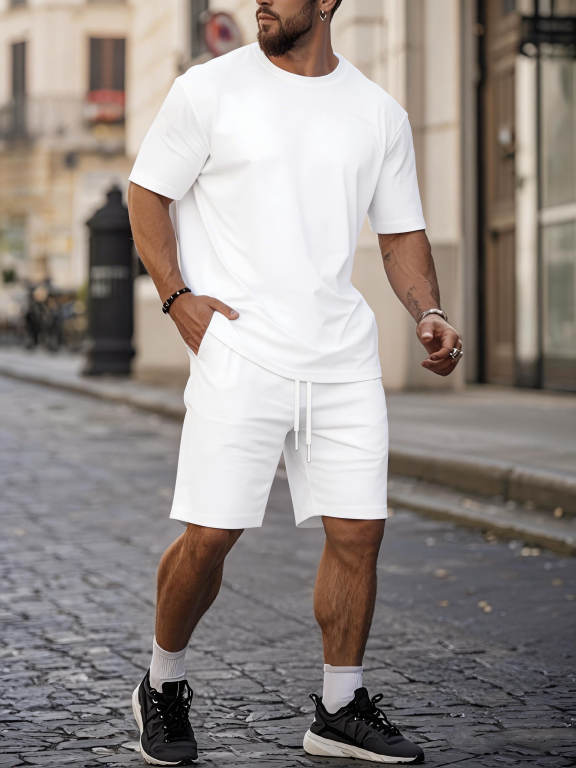
#> input picture uploads/9a0776e9828d4c61816ba0b6eb5018fd.png, 1728 x 2304 px, given in place of Pinterest (6).jpg, which was not available (shown at 1/3 size)
$ python v404_vorg_style.py
#> lines starting #> are read from the running program, lines starting #| are printed output that depends on the picture; after the words box and inside, x2 and y2 are one past the last pixel; in counts of white or black regions, pixels touching at a corner belong together; pictures that were not available may be replaced by others from this repository, and a replacement may not be noted
### image-fission/src/engine/comfy_client.py
"""
ComfyUI API 客户端：提交工作流、WebSocket 监听完成、下载产出图。
兼容 ComfyUI 的「API Format」(非 Save Format)，避免 node_errors。
"""
import io
import json
import uuid
import websocket
import requests
from urllib.parse import urlparse

from config import (COMFYUI_URL, COMFYUI_WS, COMFYUI_API_PROMPT,
                    COMFYUI_API_HISTORY, COMFYUI_API_VIEW)


class ComfyClient:
    def __init__(self, url: str = COMFYUI_URL, client_id: str = None):
        self.url = url
        self.client_id = client_id or str(uuid.uuid4())

    # ---- 提交工作流 ----
    def queue_prompt(self, prompt: dict) -> str:
        """prompt: 完整的 API-format 工作流 dict。返回 prompt_id。"""
        payload = {"prompt": prompt, "client_id": self.client_id}
        r = requests.post(self.url + "/prompt", json=payload, timeout=60)
        if r.status_code != 200:
            raise RuntimeError(f"提交工作流失败 {r.status_code}: {r.text}")
        return r.json()["prompt_id"]

    # ---- 历史（轮询兜底）----
    def get_history(self, prompt_id: str):
        r = requests.get(self.url + "/history", params={"prompt_id": prompt_id}, timeout=30)
        return r.json()

    # ---- 下载单张图 ----
    # [43 lines left out: functions get_image_bytes, wait_for_images, not called in this run]

    # ---- 高层：提交并轮询 history 等待完成，返回节点->图片bytes列表 ----
    def run(self, prompt: dict, timeout: int = 1800) -> dict:
        """
        提交工作流并等待完成，返回 {node_id: [bytes, ...]}。
        采用 /history 轮询（比 WS 时序更稳，避免错过 executed 事件）。
        """
        import time
        prompt_id = self.queue_prompt(prompt)
        deadline = time.time() + timeout
        while time.time() < deadline:
            try:
                h = requests.get(self.url + "/history",
                                 params={"prompt_id": prompt_id},
                                 timeout=30).json()
            except Exception:
                time.sleep(2)
                continue
            if prompt_id in h:
                entry = h[prompt_id]
                outputs = entry.get("outputs", {})
                # 仅当该 prompt 真正产出再返回（避免空壳）
                if outputs:
                    result = {}
                    for node_id, out in outputs.items():
                        imgs = out.get("images", [])
                        if imgs:
                            result[node_id] = [
                                self.get_image_bytes(
                                    im["filename"], im.get("subfolder", ""),
                                    im.get("type", "output"))
                                for im in imgs
                            ]
                    if result:
                        return result
            time.sleep(2)
        raise TimeoutError(f"prompt {prompt_id} 在 {timeout}s 内未完成")

    # ---- 高层(WS 备用)：提交并监听，返回节点->图片bytes列表 ----
    # [14 lines left out: function run_ws, not called in this run]

    # ---- 系统状态 ----
    def system_stats(self) -> dict:
        r = requests.get(self.url + "/system_stats", timeout=15)
        return r.json()


# [3 lines that do not run on import are left out]

### image-fission/src/v404_vorg_style.py
# -*- coding: utf-8 -*-
"""v404_vorg_style.py —— p6 标题「VORGRAVEN」按**原图 MRCHOSR 的字体风格**重做

用户第 26 轮口谕
----------------
「棕榈2和3，字体按照2 —— 一般根据原图字体风格设计，做相同风格的字体设计。」

含义：p6 词库选定 **#2 = VORGRAVEN**；但它的字标不能是现在这种"细高垂直针"
（n5 那版 war-metal 风），要**照原图 MRCHOSR 的风格重做**。

原图 MRCHOSR 风格实测（标题带 y154~1080）
----------------------------------------
  · 宽高比 ≈ 3.8（横向铺满、字身带矮）
  · 字身**粗壮宽体**，笔画实心白，内部有细黑缝
  · **长弯钩刀刃**从字母左右向外甩（两侧各一簇"翼刺"）
  · 上下有短尖刺，但**不是**贯穿全幅的高针
对比 n5(VORGRAVEN)：字身带宽高比 2.2、笔画细、中央一根通天高针 → 完全另一流派。

做法
----
1. txt2img（SDXL + Harrlogos_XL_v2）用**风格锁死**的 prompt 重出 VORGRAVEN，
   画布取**宽幅**（1536x672 / 1600x640），逼模型横向铺字而不是竖着长针；
   负提示压 "thin needle / very tall vertical letters / narrow"。
2. 另出**canny 引导**一档：把原图标题带当结构参考（低强度 0.10~0.14），
   只借它的"宽体+弯钩"气质，不锁字母轮廓。
3. 每张算风格指标（字身带宽高比 asp / 填充率 fill / 笔画宽 stroke），
   与 ORIG 对比，拼成对比图供肉眼挑。

用法：
    python src/v404_vorg_style.py            # 出全部候选
    python src/v404_vorg_style.py --sheet    # 只重建对比图
产出：jobs/v404_vorg/cand_*.png + S_风格对比.jpg
"""
from __future__ import annotations

import argparse
import io
import os
import sys
import time
from pathlib import Path

import numpy as np
from PIL import Image, ImageDraw

ROOT = Path(__file__).resolve().parent.parent
sys.path.insert(0, str(ROOT))
sys.path.insert(0, str(ROOT / "src"))
from engine.comfy_client import ComfyClient, COMFYUI_URL          # noqa: E402
import requests                                                   # noqa: E402
from scipy import ndimage as ndi                                  # noqa: E402

FONT = ROOT / "fonts" / "MetalMania-Regular.ttf"

OUT = ROOT / "jobs" / "v404_vorg"
OUT.mkdir(parents=True, exist_ok=True)

CKPT = "sd_xl_base_1.0.safetensors"
LORA = "Harrlogos_XL_v2.safetensors"
CN = "controlnet-canny-sdxl-1.0.fp16.safetensors"
ORIG = Path("E:/Desktop/图裂变测试图/Pinterest (6).jpg")

WORD = "VORGRAVEN"

# ── 原图风格参考（标题带）─────────────────────────────────────────────────
REF_BOX = (0, 130, 3543, 1100)          # 原图字母带（含两侧翼刺）

# ── 风格锁：把 MRCHOSR 的特征写成 prompt ──────────────────────────────────
# ⚠️ 关键：**不要靠画布比例去逼"宽"**（宽画布必拼错，见 CANDS_R1 结论）。
#    改为在 1024² 里用 prompt 要求"横向铺开的扁宽构图" —— 模型会把字标画成
#    宽墨迹块 + 上下留黑边，字标 ink bbox 自然变宽，且拼写不崩。
STYLE = ("bold fat wide letterforms, thick heavy chunky letters, "
         "letters stretched wide across the frame forming a very wide flat horizontal logo, "
         "long curved thorny blades sweeping outward from the letters, "
         "hooked curved wing spikes clustered at the left and right ends, "
         "short spikes above and below, solid white letters with thin black slits, "
         "symmetrical death metal band logo")

NEG = ("tall letters, vertical layout, narrow tall composition, one huge central spike going up, "
       "thin needle spikes, spindly hairline spikes, stretched vertical letters, "
       "plain flat font, uniform plain letters, sans-serif, boring plain typeface, no spikes, "
       "clean smooth letterforms, gray background, grey background, gradient background, "
       "misspelled letters, wrong spelling, garbled text, scrambled letters, two words, split word, "
       "sparse, thin hairlines, small letters, tiny text, faint, "
       "bird, animal, skull, illustration, drawing, figure, character, photo, 3d render, color, "
       "frame, border, repeated text, duplicated letters, stacked text, "
       "extra letters, watermark, cluttered, blurry")

# ── 候选：(tag, 画布W, 画布H, seed, cn_strength)  cn=None 走纯 txt2img ─────
# 第 1 轮（宽画布 1536x640 / 1600x640 / 1344x768）：**风格对了但拼写全崩**
#   （9 字母长词在 ≥2:1 画布上必被拼错 —— 🔴14 已记过这条）。结论：宽画布不能用。
CANDS_R1 = [
    ("A_w1536_s770",  1536, 640, 770315, None),
    ("B_w1536_s888",  1536, 640,   888, None),
    ("C_w1600_s4242", 1600, 640,  4242, None),
    ("D_w1344_s770",  1344, 768, 770315, None),
    ("E_cn10_s770",   1536, 640, 770315, 0.10),
    ("F_cn14_s888",   1536, 640,   888, 0.14),
    ("G_cn10_s2024",  1600, 640,  2024, 0.10),
    ("H_w1536_s6161", 1536, 640,  6161, None),
]

# 第 2 轮：**保住拼写**优先 —— 回到 1024²（n1~n6 拼写正常的画布）+ 少量 1344x768；
# 风格靠 prompt 逼（宽体 / 弯钩 / 两侧翼刺），不靠画布横向拉伸；cfg 提到 7.0 帮拼写。
CANDS_R2 = [
    ("R2a_sq_s770",   1024, 1024, 770315, None),
    ("R2b_sq_s888",   1024, 1024,    888, None),
    ("R2c_sq_s4242",  1024, 1024,   4242, None),
    ("R2d_sq_s2024",  1024, 1024,   2024, None),
    ("R2e_sq_s6161",  1024, 1024,   6161, None),
    ("R2f_sq_s1349",  1024, 1024,   1349, None),
    ("R2g_w_s770",    1344,  768, 770315, None),
    ("R2h_w_s888",    1344,  768,    888, None),
]

# 第 6 轮：第 5 轮最优参数（cn .50 / end .55 / lora 1.25~1.3）+ **两端大弯钩刀刃**强调。
#   第 5 轮已长出尖刺（R5b/R5g），但缺原图那种"两端甩出去的大弯钩"。本轮靠 prompt 补。
CANDS_R6 = [
    ("R6a_l130_e55_s888",  1792, 640,   888, 0.50, "font", 0.55, 1.30),
    ("R6b_l130_e55_s3571", 1792, 640,  3571, 0.50, "font", 0.55, 1.30),
    ("R6c_l135_e50_s4242", 1792, 640,  4242, 0.50, "font", 0.50, 1.35),
    ("R6d_l135_e50_s770",  1792, 640, 770315, 0.50, "font", 0.50, 1.35),
    ("R6e_l130_e55_s6161", 1536, 512,  6161, 0.50, "font", 0.55, 1.30),
    ("R6f_l135_e50_s2024", 2048, 704,  2024, 0.50, "font", 0.50, 1.35),
]

CANDS = CANDS_R1

# 第 3 轮：**加黑边把原图字带塞进画布中央**当 canny 结构参考。
#   思路：宽画布拼写崩 / 方画布构图不宽 —— 那就用"方/近方画布 + 居中一条扁宽参考"
#   逼模型在画布中间画一条横向扁宽字标（字够大能拼对，构图又是宽的）。
#   结果：R3e asp=4.74 / R3h asp=3.86 **构图对上了，但拼写全掉字母** ——
#   说明 LoRA 在"大体量尖刺"下守不住 9 字母。
CANDS_R3 = [
    ("R3a_sq26_c10_s770",  1344, 1024,  770315, 0.10, 0.26),
    ("R3b_sq26_c10_s888",  1344, 1024,     888, 0.10, 0.26),
    ("R3c_sq34_c12_s4242", 1344, 1024,    4242, 0.12, 0.34),
    ("R3d_sq34_c12_s2024", 1344, 1024,    2024, 0.12, 0.34),
    ("R3e_w26_c10_s6161",  1536,  768,    6161, 0.10, 0.26),
    ("R3f_w26_c12_s1349",  1536,  768,    1349, 0.12, 0.26),
    ("R3g_w34_c10_s3571",  1536,  768,    3571, 0.10, 0.34),
    ("R3h_w30_c14_s9111",  1536,  768,    9111, 0.14, 0.30),
]

# 第 4 轮：**用金属字体排版骨架锁拼写**（PIL + MetalMania 渲染 VORGRAVEN 当 canny 骨架）。
#   结果：**拼写 100% 对**（骨架生效），但 cn 0.6~0.75 / end 0.85 把风格压平了 ——
#   输出 ≈ MetalMania 原样，尖刺/弯钩刀刃没长出来，且底色变灰、有两版极性翻成黑字。
CANDS_R4 = [
    ("R4a_c60_s770",  1536, 512, 770315, 0.60, "font"),
    ("R4b_c60_s888",  1536, 512,    888, 0.60, "font"),
    ("R4c_c70_s4242", 1536, 512,   4242, 0.70, "font"),
    ("R4d_c70_s2024", 1536, 512,   2024, 0.70, "font"),
    ("R4e_c60_s6161", 1792, 640,   6161, 0.60, "font"),
    ("R4f_c70_s1349", 1792, 640,   1349, 0.70, "font"),
    ("R4g_c55_s3571", 1536, 512,   3571, 0.55, "font"),
    ("R4h_c75_s9111", 1536, 512,   9111, 0.75, "font"),
]

# 第 5 轮：**骨架守拼写 + 提前松手让 LoRA 长刺**。
#   ① cn 强度降到 0.42~0.55（骨架只当"位置提示"，不当"描红"）
#   ② cn_end 提前到 0.45~0.60（后半程自由发挥 → 长尖刺/弯钩）
#   ③ LoRA 权重提到 1.25~1.45（压过骨架的"平"）
#   字段：(tag, W, H, seed, cn, ref, cn_end, lora)
CANDS_R5 = [
    ("R5a_c50_e50_l13_s770",  1536, 512, 770315, 0.50, "font", 0.50, 1.30),
    ("R5b_c50_e50_l13_s888",  1536, 512,    888, 0.50, "font", 0.50, 1.30),
    ("R5c_c55_e60_l14_s4242", 1536, 512,   4242, 0.55, "font", 0.60, 1.40),
    ("R5d_c55_e60_l14_s2024", 1536, 512,   2024, 0.55, "font", 0.60, 1.40),
    ("R5e_c42_e45_l13_s6161", 1792, 640,   6161, 0.42, "font", 0.45, 1.30),
    ("R5f_c45_e50_l14_s1349", 1792, 640,   1349, 0.45, "font", 0.50, 1.40),
    ("R5g_c50_e55_l125_s3571", 1536, 512,  3571, 0.50, "font", 0.55, 1.25),
    ("R5h_c55_e55_l145_s9111", 1536, 512,  9111, 0.55, "font", 0.55, 1.45),
]


def pos(extra: str = "") -> str:
    tail = f", {extra}" if extra else ""
    return (f"black metal band logo lettering spelling {WORD}, {STYLE}{tail}, "
            "white on pure black background, text only")


# [66 lines left out: functions _skeleton_png, _ref_png, _upload, not called in this run]


def wf(w: int, h: int, seed: int, cn_strength: float | None, cn_img: str | None,
       cfg: float = 6.5, cn_end: float = 0.50, lora: float = 1.0, extra: str = "") -> dict:
    g = {
        "1": {"class_type": "CheckpointLoaderSimple", "inputs": {"ckpt_name": CKPT}},
        "2": {"class_type": "LoraLoader", "inputs": {
            "lora_name": LORA, "strength_model": lora, "strength_clip": lora,
            "model": ["1", 0], "clip": ["1", 1]}},
        "3": {"class_type": "CLIPTextEncode", "inputs": {"text": pos(extra), "clip": ["2", 1]}},
        "4": {"class_type": "CLIPTextEncode", "inputs": {"text": NEG, "clip": ["2", 1]}},
        "5": {"class_type": "EmptyLatentImage", "inputs": {"width": w, "height": h, "batch_size": 1}},
        "6": {"class_type": "KSampler", "inputs": {
            "seed": seed, "steps": 30, "cfg": cfg, "sampler_name": "dpmpp_2m",
            "scheduler": "karras", "denoise": 1.0,
            "model": ["2", 0], "positive": ["3", 0], "negative": ["4", 0],
            "latent_image": ["5", 0]}},
        "7": {"class_type": "VAEDecode", "inputs": {"samples": ["6", 0], "vae": ["1", 2]}},
        "8": {"class_type": "SaveImage", "inputs": {"images": ["7", 0], "filename_prefix": "vorg"}},
    }
    if cn_strength is not None and cn_img:
        g["10"] = {"class_type": "LoadImage", "inputs": {"image": cn_img}}
        g["11"] = {"class_type": "Canny", "inputs": {
            "image": ["10", 0], "low_threshold": 0.30, "high_threshold": 0.70}}
        g["12"] = {"class_type": "ControlNetLoader", "inputs": {"control_net_name": CN}}
        # 只借"宽体+弯钩"的气质：强度低 + end<1 提前松手 → 不锁字母轮廓
        g["13"] = {"class_type": "ControlNetApplyAdvanced", "inputs": {
            "positive": ["3", 0], "negative": ["4", 0], "control_net": ["12", 0],
            "image": ["11", 0],             "strength": cn_strength,
            "start_percent": 0.0, "end_percent": cn_end}}
        g["6"]["inputs"]["positive"] = ["13", 0]
        g["6"]["inputs"]["negative"] = ["13", 1]
    return g


# ---------------------------------------------------------------- 风格指标
def metrics_from_ink(ink: np.ndarray) -> dict:
    ys, xs = np.nonzero(ink)
    if len(ys) == 0:
        return {}
    y0, y1, x0, x1 = ys.min(), ys.max() + 1, xs.min(), xs.max() + 1
    sub = ink[y0:y1, x0:x1]
    H, W = sub.shape
    rows = sub.sum(1)
    dense = np.where(rows > rows.max() * 0.25)[0]          # 字身带（去尖刺）
    dh = int(dense.max() - dense.min() + 1) if len(dense) else H
    A = int(sub.sum())
    per = int((sub & ~ndi.binary_erosion(sub)).sum())
    return {"W": W, "H": H, "dense_h": dh, "asp": W / max(dh, 1),
            "fill": A / (W * H), "stroke": 2.0 * A / max(per, 1),
            "ink_ratio": float(ink.sum()) / ink.size}


def orig_metrics() -> dict:
    im = Image.open(ORIG).convert("RGB").crop(REF_BOX)
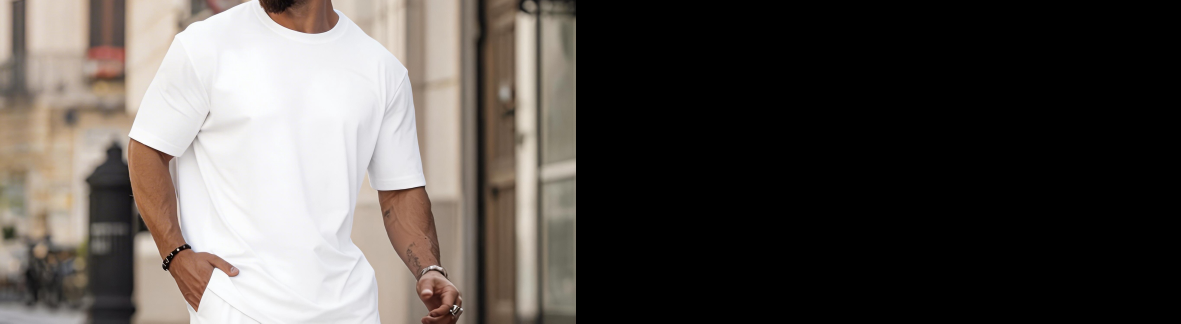
#> im: PIL image 3543x970 RGB (shown at 1/3 size); mean R, G, B 86.3, 81.1, 77.1
    a = np.asarray(im, np.float32)
    mx, mn = a.max(2), a.min(2)
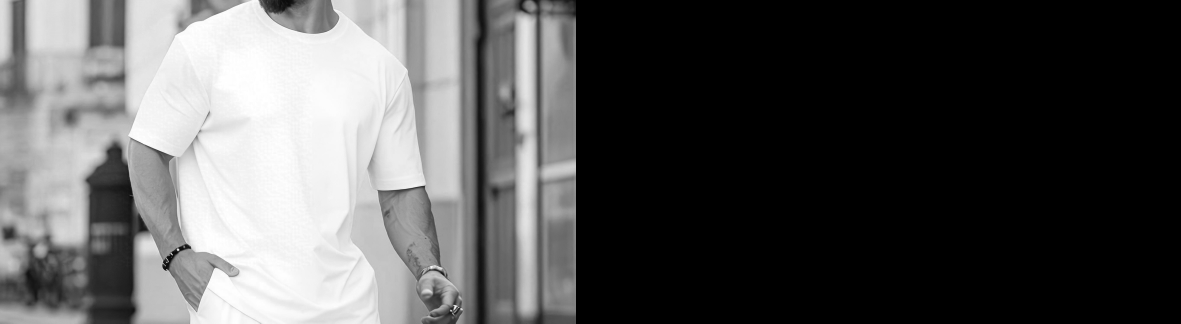
#> mx: shape (970, 3543) float32 (shown at 1/3 size); min 0, max 255, mean 86.8
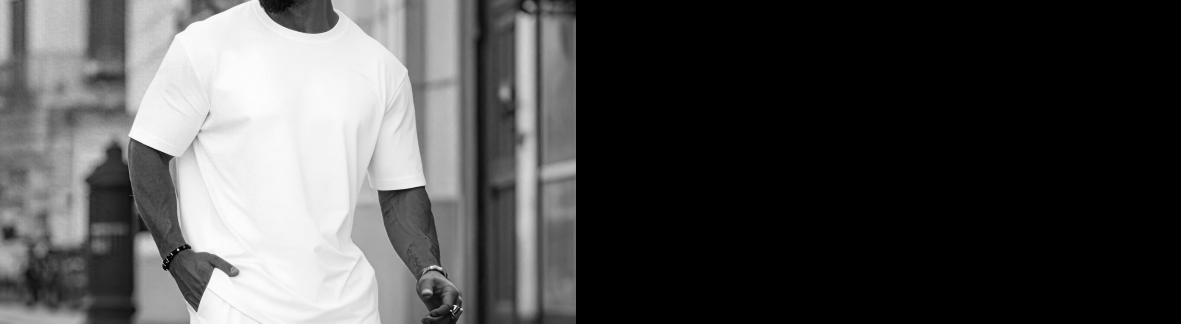
#> mn: shape (970, 3543) float32 (shown at 1/3 size); min 0, max 255, mean 76.6
    sat = (mx - mn) / np.maximum(mx, 1) * 255
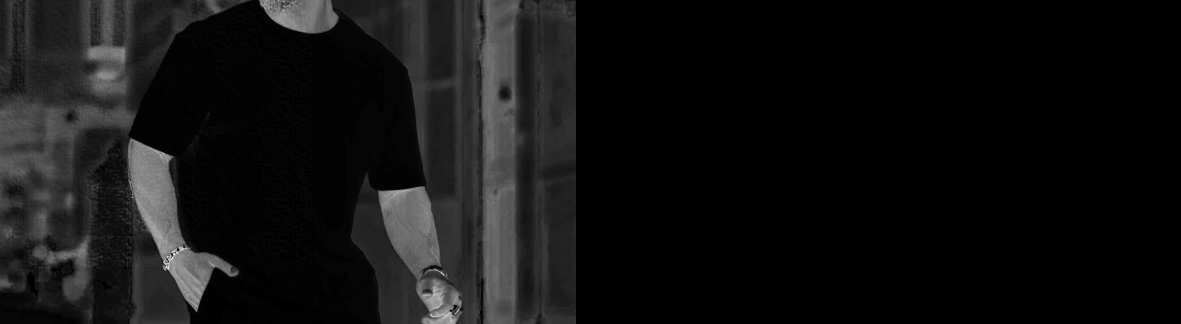
#> sat: shape (970, 3543) float32 (shown at 1/3 size); min 0, max 255, mean 18.2
    return metrics_from_ink((a.mean(2) > 150) & (sat < 62))
#> in metrics_from_ink, `ys, xs = np.nonzero(ink)`:
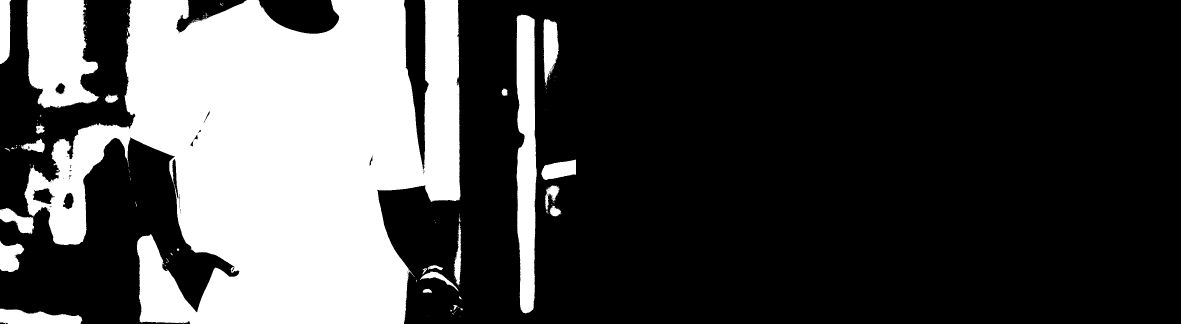
#> ink: shape (970, 3543) bool (shown at 1/3 size); 27.8% white; 191 white regions (157 under 20 px), largest, box (x1, y1, x2, y2) and area: (72, 0, 1382, 970) 816220, (81, 0, 298, 325) 52735, (1549, 44, 1611, 940) 44236
#> in metrics_from_ink, `y0, y1, x0, x1 = ys.min(), ys.max() + 1, xs.min(), xs.max() + 1`: y0 = 0; y1 = 970; x0 = 0; x1 = 1728
#> in metrics_from_ink, `sub = ink[y0:y1, x0:x1]`:
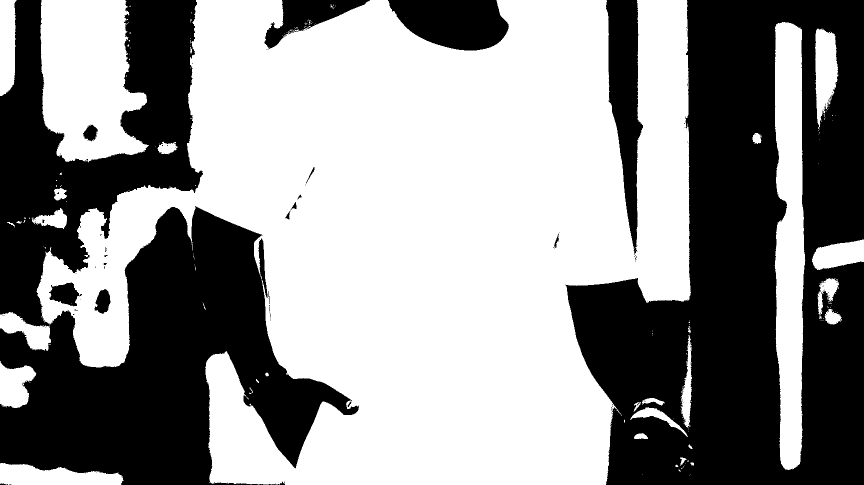
#> sub: shape (970, 1728) bool (shown at 1/2 size); 57% white; 120 black regions (102 under 20 px), largest, box (x1, y1, x2, y2) and area: (1131, 0, 1728, 970) 351912, (0, 0, 718, 970) 317048, (1212, 0, 1286, 514) 20816
#> in metrics_from_ink, `rows = sub.sum(1)`: rows = 970 values, max 1247 at index 187, min 710 at index 771, mean 985.1
#> in metrics_from_ink, `dense = np.where(rows > rows.max() * 0.25)[0]`: dense = 970 values from 0 to 969
#> in metrics_from_ink, `dh = int(dense.max() - dense.min() + 1) if len(dense) else H`: dh = 970
#> in metrics_from_ink, `A = int(sub.sum())`: A = 955542
#> in metrics_from_ink, `per = int((sub & ~ndi.binary_erosion(sub)).sum())`: per = 17781


# [37 lines left out: functions glyph_metrics, build_sheet, not called in this run]


def main() -> None:
    ap = argparse.ArgumentParser()
    ap.add_argument("--sheet", action="store_true", help="只重建对比图")
    ap.add_argument("--only", default="", help="只跑这些 tag（逗号分隔）")
    ap.add_argument("--set", default="r2", choices=["r1", "r2", "r3", "r4", "r5", "r6"],
                    help="用哪一轮候选表")
    ap.add_argument("--cfg", type=float, default=0.0, help="覆盖 cfg（0=用默认）")
    ap.add_argument("--extra", default="", help="追加到正向 prompt 的风格强调")
    args = ap.parse_args()

    cands = {"r1": CANDS_R1, "r2": CANDS_R2, "r3": CANDS_R3,
             "r4": CANDS_R4, "r5": CANDS_R5, "r6": CANDS_R6}[args.set]
    cfg = args.cfg if args.cfg > 0 else (6.5 if args.set == "r1" else 7.5)

    m0 = orig_metrics()
#> m0 = {'W': 1728, 'H': 970, 'dense_h': 970, 'asp': 1.78, 'fill': 0.57, 'stroke': 107.5, 'ink_ratio': 0.278}
    print(f"ORIG  字身带宽高比 asp={m0['asp']:.2f}  fill={m0['fill']:.3f}  "
          f"stroke={m0['stroke']:.1f}  dense_h={m0['dense_h']}  W={m0['W']}")
#| ORIG  字身带宽高比 asp=1.78  fill=0.570  stroke=107.5  dense_h=970  W=1728

    if not args.sheet:
        only = [t.strip() for t in args.only.split(",") if t.strip()]
        up: dict = {}
        cl = ComfyClient()
        for c in cands:
            tag, w, h, seed, cns = c[:5]
            ref = c[5] if len(c) > 5 else None          # None | float(band) | "font"
            cn_end = c[6] if len(c) > 6 else (0.85 if ref == "font" else 0.55)
            lora = c[7] if len(c) > 7 else 1.0
            if only and tag not in only:
                continue
            dst = OUT / f"cand_{tag}.png"
            if dst.exists():
                print(f"[skip] {tag}")
                continue
            cn_img = None
            if cns is not None:
                key = (ref, w, h)
                if key not in up:
                    src = _skeleton_png(w, h) if ref == "font" else _ref_png(ref, (w, h))
                    up[key] = _upload(src, f"v404_ref_{tag}.png")
                cn_img = up[key]
            t = time.time()
            try:
                res = cl.run(wf(w, h, seed, cns, cn_img, cfg, cn_end, lora, args.extra), timeout=1800)
            except Exception as e:                              # noqa: BLE001
                print(f"[FAIL] {tag}: {e}", flush=True)
                continue
            for _n, blobs in res.items():
                for b in blobs:
                    Image.open(io.BytesIO(b)).convert("RGB").save(dst)
            mm = glyph_metrics(dst)
            print(f"[ok] {tag:22s} {w}x{h} s{seed} cn={cns}/{cn_end} lora={lora} ref={ref} "
                  f"cfg={cfg}  {time.time() - t:.0f}s  asp={mm.get('asp', 0):.2f} "
                  f"fill={mm.get('fill', 0):.3f} stroke={mm.get('stroke', 0):.1f}", flush=True)

    print()
    for p in sorted(OUT.glob("cand_*.png")):
        mm = glyph_metrics(p)
        print(f"{p.stem:22s} asp={mm.get('asp',0):.2f} fill={mm.get('fill',0):.3f} "
              f"stroke={mm.get('stroke',0):.1f} dense_h={mm.get('dense_h',0)} W={mm.get('W',0)}")
    build_sheet()


if __name__ == "__main__":
    main()
#> (the call stopped at in queue_prompt, `r = requests.post(self.url + "/prompt", json=payload, timeout=60)`: requests is not available in this run)
